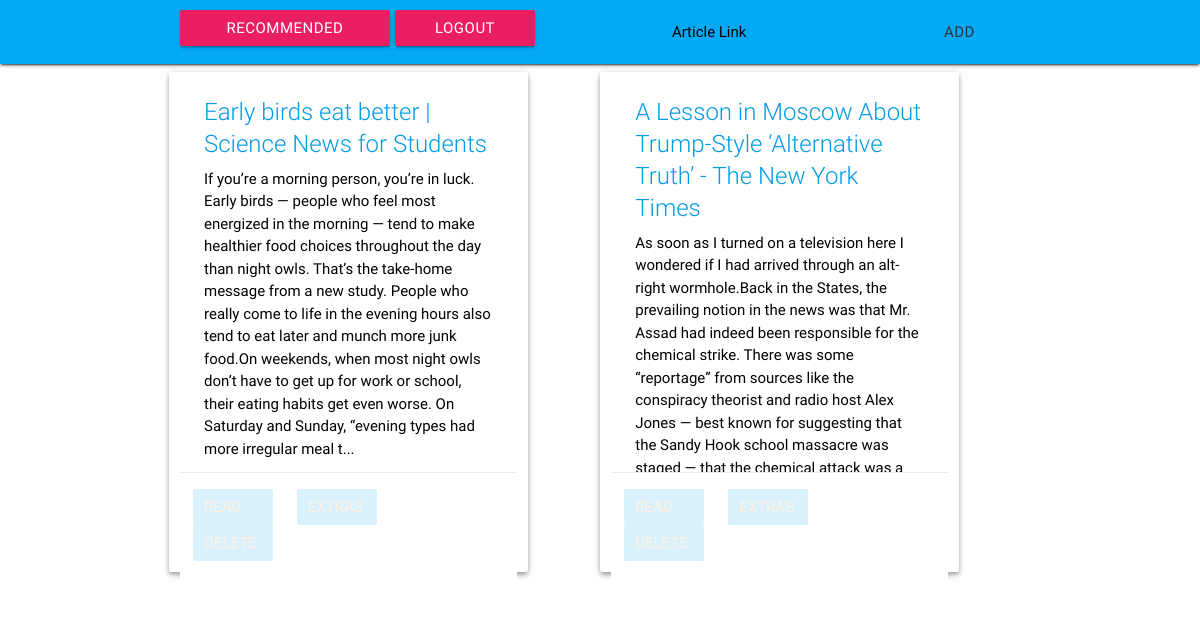
The page /home (signed in) on the database as committed earlier.
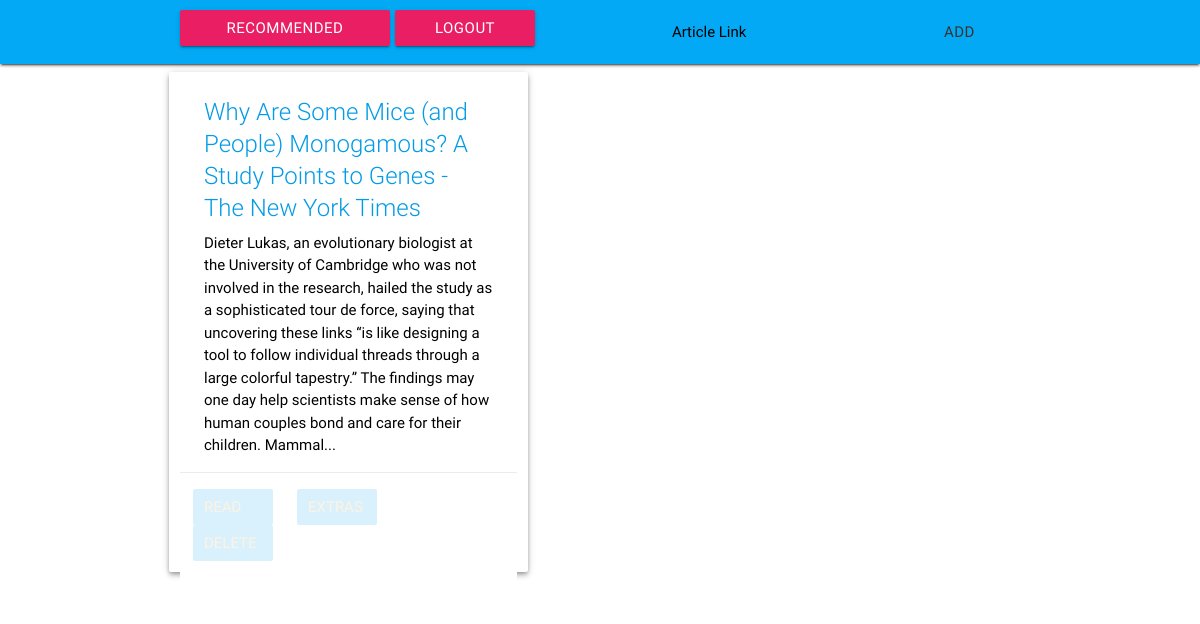
The same page on the database as committed later.
### pocket_clone.py (models this page shows)
class Article(Model):
    title = CharField()
    head = TextField()
    user = ForeignKeyField(User, related_name='articles')
    link = TextField()
    html_clean = TextField()
    text = TextField()
    summary = TextField()
    Markov = TextField()
    date_created = DateTimeField(default=datetime.datetime.now)
    num_chars = TextField()
    num_words = TextField()
    f_dist = TextField()
    class Meta:
        database = db

### pocket_clone.py (the view)
@app.route("/home")
def home():
    try:
        user = User.get( id= session['user'] )
        return render_template("home.html", user=user,
                               articles=user.articles.order_by(-Article.date_created))
    except:
        return redirect("/")

### pocket_clone.py (called while the page is built)
@app.before_request
def before_request():
    db.connect()
    db.create_tables([User, Article], safe=True)

@app.teardown_request
def teardown_request(exception):
    db.close()

### templates/home.html (shortened to what this page needs)
<!DOCTYPE html>
<html>
<head>
    <link rel="stylesheet" href="{{ url_for('static', filename='css/pocket_clone.css') }}">
</head>
<body>
    <nav class="navbar-fixed">
        <nav class="home-top-bar">
            <div class="container">
                <a href="/Recommended" class="recommended-nav">Recommended</a>
                <a href="/" class="logout-button"> Logout </a>
                <form action="/add_article/" method="post">
                    <div class="row">
                        <input class="button-for-links" type="submit" value="Add">
                        <div class="link-input">
                            <input id="link" type="text" name="link" class="validate">
                            <label for="link">Article Link</label>
                        </div>
                    </div>
                </form>
            </div>
        </nav>
    </nav>
    <div class="container">
        <div class="articles">
            {% for article in articles %}
              <div class="article-card ">
                  <div class="article-head">
                      <span class="card-title">{{article.title}}</span>
                      <p>{{article.head}}...<p>
                    </div>
                    <div class="card-action">
                        <div class="article-option-buttons">
                            <a class="article-option-button" href="/{{article.id}}">
                            </a>
                            <a class="article-option-button" href="/extras/{{article.id}}">
                            </a>
                            <a class="article-option-button" href="delete/{{article.id}}">
                            </a>
                        </div>
                    </div>
                </div>
                <div class="col s0 l1"></div>
            {% endfor %}
    </div>
</div>
</body>
</html>

Rows that differ between the two databases and show on the page:
removed Article: title "Early birds eat better | Science News for Students", head "If you’re a morning person, you’re in luck. Early birds — people who feel most energized in the morning — tend to make healthier food choices throughout the day than night owls. That’s the take-home message from a new study. People who really come to life in the evening hours also tend to eat later and munch more junk food.On weekends, when most night owls don’t have to get up for work or school, their eating habits get even worse. On Saturday and Sunday, “evening types had more irregular meal t"
removed Article: title "A Lesson in Moscow About Trump-Style ‘Alternative Truth’ - The New York Times", head "As soon as I turned on a television here I wondered if I had arrived through an alt-right wormhole.Back in the States, the prevailing notion in the news was that Mr. Assad had indeed been responsible for the chemical strike. There was some “reportage” from sources like the conspiracy theorist and radio host Alex Jones — best known for suggesting that the Sandy Hook school massacre was…"
added Article: title "Why Are Some Mice (and People) Monogamous? A Study Points to Genes - The New York Times", head "Dieter Lukas, an evolutionary biologist at the University of Cambridge who was not involved in the research, hailed the study as a sophisticated tour de force, saying that uncovering these links “is like designing a tool to follow individual threads through a large colorful tapestry.” The findings may one day help scientists make sense of how human couples bond and care for their children. Mammal"
